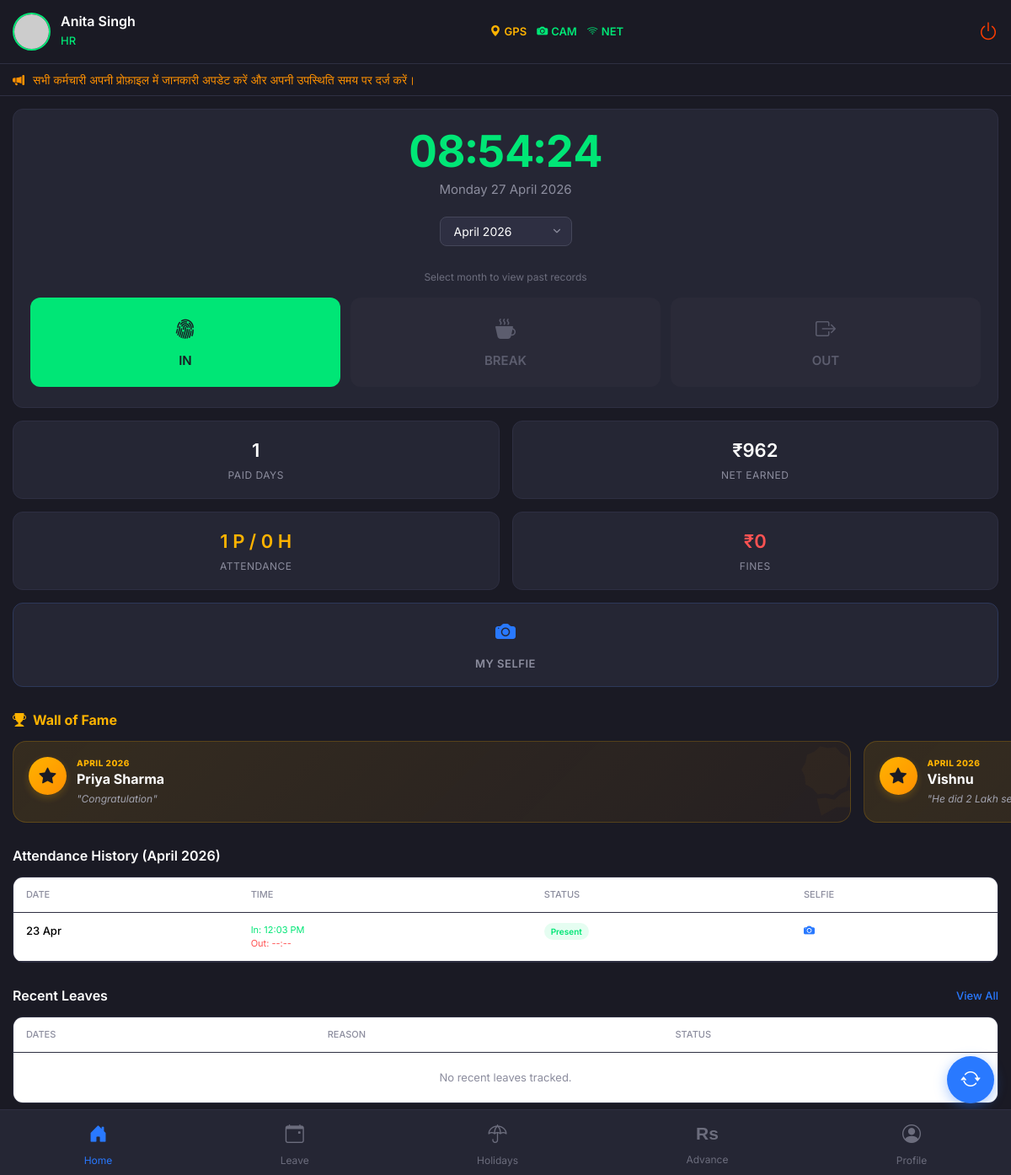
/ (signed in), run on the app's committed database.
### tables this page shows
CREATE TABLE `appreciations` (
  `id` int(11) NOT NULL,
  `user_id` int(11) NOT NULL,
  `month` varchar(50) NOT NULL,
  `reason` text NOT NULL,
  `created_at` timestamp NOT NULL DEFAULT current_timestamp()
);

CREATE TABLE `users` (
  `id` int(11) NOT NULL,
  `emp_id` varchar(50) DEFAULT NULL,
  `name` varchar(100) NOT NULL,
  `designation` varchar(100) DEFAULT NULL,
  `joining_date` date DEFAULT NULL,
  `email` varchar(100) NOT NULL,
  `phone_number` varchar(20) DEFAULT NULL,
  `password` varchar(255) NOT NULL,
  `role` enum('Admin','HR','Employee') NOT NULL DEFAULT 'Employee',
  `created_at` timestamp NOT NULL DEFAULT current_timestamp(),
  `branch_id` int(11) DEFAULT NULL,
  `department_id` int(11) DEFAULT NULL,
  `base_salary` int(11) NOT NULL DEFAULT 25000,
  `status` varchar(20) DEFAULT 'Active',
  `profile_photo` varchar(255) DEFAULT NULL
);

CREATE TABLE `attendance` (
  `id` int(11) NOT NULL,
  `user_id` int(11) NOT NULL,
  `date` date NOT NULL,
  `check_in` datetime DEFAULT NULL,
  `check_out` datetime DEFAULT NULL,
  `check_in_selfie` varchar(255) DEFAULT NULL,
  `check_out_selfie` varchar(255) DEFAULT NULL,
  `check_in_lat` decimal(10,8) DEFAULT NULL,
  `check_in_lng` decimal(11,8) DEFAULT NULL,
  `check_out_lat` decimal(10,8) DEFAULT NULL,
  `check_out_lng` decimal(11,8) DEFAULT NULL,
  `working_hours` decimal(5,2) DEFAULT NULL,
  `status` enum('Present','Half Day','Absent') DEFAULT 'Absent',
  `salary_deduction` decimal(10,2) DEFAULT 0.00,
  `created_at` timestamp NOT NULL DEFAULT current_timestamp(),
  `break_start` datetime DEFAULT NULL,
  `break_end` datetime DEFAULT NULL
);

### index.php (the view, shortened to what the rows shown need)
<?php
require 'db.php';
$page = isset($_GET['page']) ? $_GET['page'] : 'home';
$user_id = (int)$_SESSION['user_id'];
$selected_month = isset($_GET['month']) ? $conn->real_escape_string($_GET['month']) : date('F Y');
$attendance_history = [];
$res = $conn->query("SELECT * FROM attendance WHERE user_id = $user_id AND DATE_FORMAT(date, '%M %Y') = '$selected_month' ORDER BY date DESC");
if($res) {
    while($row = $res->fetch_assoc()) $attendance_history[] = $row;
}
$all_appreciations = [];
$res = $conn->query("SELECT a.*, u.name as emp_name FROM appreciations a JOIN users u ON a.user_id = u.id ORDER BY a.id DESC");
if($res && $res->num_rows > 0) {
    while($row = $res->fetch_assoc()) $all_appreciations[] = $row;
}
?>
<!DOCTYPE html>
<html lang="en">
<head>
    <link href="https://cdn.jsdelivr.net/npm/bootstrap@5.3.2/dist/css/bootstrap.min.css" rel="stylesheet">
    <link rel="stylesheet" href="https://cdn.jsdelivr.net/npm/bootstrap-icons@1.11.1/font/bootstrap-icons.css">
</head>
<body>
    <?php if ($page === 'home'): ?>
    <?php if(!empty($all_appreciations)): ?>
    <div style="padding: 15px 0 15px 15px; margin-top: 10px;">
        <div id="appreciationCarousel" style="display: flex; overflow-x: auto; gap: 15px; padding-right: 15px; scroll-snap-type: x mandatory; -ms-overflow-style: none; scrollbar-width: none; scroll-behavior: smooth;">
            <?php foreach($all_appreciations as $ap): ?>
            <div style="flex: 0 0 85%; scroll-snap-align: center; background: linear-gradient(135deg, rgba(255, 179, 0, 0.12) 0%, rgba(255, 143, 0, 0.05) 100%); border: 1px solid rgba(255, 179, 0, 0.2); border-radius: 16px; padding: 18px; position: relative; overflow: hidden;">
                <div style="position: absolute; right: -15px; top: -15px; font-size: 80px; color: rgba(255, 179, 0, 0.04); transform: rotate(-15deg); pointer-events: none;">
                    <i class="bi bi-award-fill"></i>
                </div>
                <div style="display: flex; align-items: flex-start; gap: 12px; position: relative; z-index: 1;">
                    <div style="width: 45px; height: 45px; background: linear-gradient(135deg, #ffb300, #ff8f00); border-radius: 50%; display: flex; align-items: center; justify-content: center; font-size: 20px; color: #1a1a24; flex-shrink: 0; box-shadow: 0 4px 10px rgba(255, 179, 0, 0.2);">
                        <i class="bi bi-star-fill"></i>
                    </div>
                    <div>
                        <div style="color: #ffb300; font-size: 10px; font-weight: 800; text-transform: uppercase; letter-spacing: 0.5px; margin-bottom: 2px;"><?= htmlspecialchars($ap['month']) ?></div>
                        <h4 style="margin: 0; font-weight: 700; font-size: 16px; color: #fff;"><?= htmlspecialchars($ap['emp_name']) ?></h4>
                        <div style="color: #a3a4b0; font-size: 12px; margin-top: 6px; line-height: 1.4; font-style: italic; display: -webkit-box; -webkit-line-clamp: 2; -webkit-box-orient: vertical; overflow: hidden;">"<?= htmlspecialchars($ap['reason']) ?>"</div>
                    </div>
                </div>
            </div>
            <?php endforeach; ?>
        </div>
    </div>
    <?php endif; ?>
    <div style="padding: 15px;">
        <div style="background-color: #252634; border-radius: 12px; border: 1px solid #2e2f42; overflow-x: auto;">
            <table class="table" style="color: #fff; margin-bottom: 0px; font-size: 13px;">
                <thead>
                    <tr style="border-bottom: 1px solid #2e2f42;">
                        <th style="color: #8c8d9e; font-weight: 500; font-size: 11px; border: none; padding: 12px 15px; text-transform: uppercase;">Date</th>
                        <th style="color: #8c8d9e; font-weight: 500; font-size: 11px; border: none; padding: 12px 15px; text-transform: uppercase;">Time</th>
                        <th style="color: #8c8d9e; font-weight: 500; font-size: 11px; border: none; padding: 12px 15px; text-transform: uppercase;">Status</th>
                        <th style="color: #8c8d9e; font-weight: 500; font-size: 11px; border: none; padding: 12px 15px; text-transform: uppercase;">Selfie</th>
                    </tr>
                </thead>
                <tbody>
                    <?php if(!empty($attendance_history)): ?>
                        <?php foreach($attendance_history as $att):
                            $clr = $att['status'] == 'Present' ? '#00e676' : ($att['status'] == 'Half Day' ? '#ffb300' : '#ff5252');
                            $bg = $att['status'] == 'Present' ? 'rgba(0,230,118,0.1)' : ($att['status'] == 'Half Day' ? 'rgba(255,179,0,0.1)' : 'rgba(255,82,82,0.1)');
                        ?>
                        <tr style="border-bottom: 1px solid #2e2f42;">
                            <td style="padding: 12px 15px; border: none; white-space: nowrap;">
                                <div style="font-weight: 500;"><?= date('d M', strtotime($att['date'])) ?></div>
                            </td>
                            <td style="padding: 12px 15px; border: none;">
                                <div style="font-size: 11px; color: #00e676;">
                                    In: <?= $att['check_in'] ? date('h:i A', strtotime($att['check_in'])) : '--:--' ?>
                                </div>
                                <div style="font-size: 11px; color: #ff5252;">
                                    Out: <?= $att['check_out'] ? date('h:i A', strtotime($att['check_out'])) : '--:--' ?>
                                </div>
                            </td>
                            <td style="padding: 12px 15px; border: none;">
                                <span style="color: <?= $clr ?>; background: <?= $bg ?>; padding: 4px 8px; border-radius: 20px; font-size: 10px; font-weight: 600;"><?= $att['status'] ?></span>
                            </td>
                            <td style="padding: 12px 15px; border: none;">
                                <?php if($att['check_in_selfie']): ?>
                                    <i class="bi bi-camera-fill" style="color: #2979ff; cursor: pointer;" onclick="showSelfie('<?= $att['check_in_selfie'] ?>')"></i>
                                <?php endif; ?>
                            </td>
                        </tr>
                        <?php endforeach; ?>
                    <?php else: ?>
                        <tr><td colspan="4" style="text-align:center; padding: 20px 15px; color: #8c8d9e; border:none; font-size: 13px;">No records for this month.</td></tr>
                    <?php endif; ?>
                </tbody>
            </table>
        </div>
    </div>
    <div style="padding: 15px;">
        <div style="background-color: #252634; border-radius: 12px; border: 1px solid #2e2f42; overflow-x: auto;">
            <table class="table" style="color: #fff; margin-bottom: 0px; font-size: 13px;">
                <thead>
                    <tr style="border-bottom: 1px solid #2e2f42;">
                        <th style="color: #8c8d9e; font-weight: 500; font-size: 11px; border: none; padding: 12px 15px; text-transform: uppercase;">Dates</th>
                        <th style="color: #8c8d9e; font-weight: 500; font-size: 11px; border: none; padding: 12px 15px; text-transform: uppercase;">Reason</th>
                        <th style="color: #8c8d9e; font-weight: 500; font-size: 11px; border: none; padding: 12px 15px; text-transform: uppercase;">Status</th>
                    </tr>
                </thead>
            </table>
        </div>
    </div>
    <?php endif; ?>
</body>
</html>

### data on the page
appreciations: month "APRIL 2026", user.name "Priya Sharma", reason "Congratulation"
appreciations: month "APRIL 2026", user.name "Vishnu", reason "He did 2 Lakh…"
attendance: date "23 Apr", check_in "12:03 PM", status "Present"

### other printed values
$_SESSION['name'] "Anita Singh"
$_SESSION['role'] "HR"
$break_btn_text "BREAK"
$total_paid_days "1"
$net_earned "962"
$present_days "1"
$half_days "0"
$total_fines "0"
$selected_month "April 2026"
form field value "April 2026"
